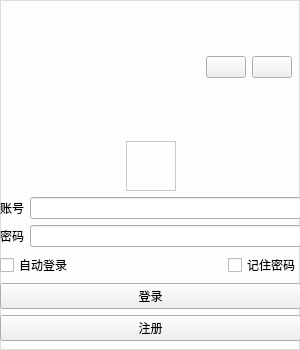
<?xml version="1.0" encoding="UTF-8"?>
<ui version="4.0">
 <class>loginWidget</class>
 <widget class="QWidget" name="loginWidget">
  <property name="geometry">
   <rect>
    <x>0</x>
    <y>0</y>
    <width>300</width>
    <height>350</height>
   </rect>
  </property>
  <property name="minimumSize">
   <size>
    <width>300</width>
    <height>350</height>
   </size>
  </property>
  <property name="maximumSize">
   <size>
    <width>300</width>
    <height>350</height>
   </size>
  </property>
  <property name="windowTitle">
   <string>Widget</string>
  </property>
  <property name="styleSheet">
   <string notr="true">QWidget#loginWidget {
    border: 1px solid #DCDCDC;
    background-color: #FDFDFD;
}</string>
  </property>
  <widget class="QWidget" name="layoutWidget">
   <property name="geometry">
    <rect>
     <x>0</x>
     <y>0</y>
     <width>301</width>
     <height>341</height>
    </rect>
   </property>
   <layout class="QVBoxLayout" name="verticalLayout">
    <item>
     <widget class="QWidget" name="title_bar" native="true">
      <layout class="QHBoxLayout" name="title_widght">
       <item>
        <spacer name="horizontalSpacer_4">
         <property name="orientation">
          <enum>Qt::Orientation::Horizontal</enum>
         </property>
         <property name="sizeHint" stdset="0">
          <size>
           <width>40</width>
           <height>20</height>
          </size>
         </property>
        </spacer>
       </item>
       <item>
        <widget class="QPushButton" name="menu_pushButton">
         <property name="text">
          <string/>
         </property>
         <property name="icon">
          <iconset>
           <normalon>:/common/resource/common/ic_sysmen.png</normalon>
          </iconset>
         </property>
        </widget>
       </item>
       <item>
        <widget class="QPushButton" name="close_pushButton">
         <property name="text">
          <string/>
         </property>
         <property name="icon">
          <iconset>
           <normalon>:/common/resource/common/ic_close.png</normalon>
          </iconset>
         </property>
        </widget>
       </item>
      </layout>
     </widget>
    </item>
    <item>
     <layout class="QHBoxLayout" name="horizontalLayout_4">
      <item>
       <spacer name="horizontalSpacer">
        <property name="orientation">
         <enum>Qt::Orientation::Horizontal</enum>
        </property>
        <property name="sizeHint" stdset="0">
         <size>
          <width>40</width>
          <height>20</height>
         </size>
        </property>
       </spacer>
      </item>
      <item>
       <widget class="QLabel" name="user_head">
        <property name="sizePolicy">
         <sizepolicy hsizetype="Fixed" vsizetype="Preferred">
          <horstretch>0</horstretch>
          <verstretch>0</verstretch>
         </sizepolicy>
        </property>
        <property name="minimumSize">
         <size>
          <width>50</width>
          <height>50</height>
         </size>
        </property>
        <property name="maximumSize">
         <size>
          <width>50</width>
          <height>50</height>
         </size>
        </property>
        <property name="styleSheet">
         <string notr="true">QLabel#user_head {
    border: 1px solid #C9C9C9;
}</string>
        </property>
        <property name="text">
         <string/>
        </property>
        <property name="pixmap">
         <pixmap resource="resource.qrc">:/head/resource/head/4.bmp</pixmap>
        </property>
        <property name="alignment">
         <set>Qt::AlignmentFlag::AlignCenter</set>
        </property>
       </widget>
      </item>
      <item>
       <spacer name="horizontalSpacer_2">
        <property name="orientation">
         <enum>Qt::Orientation::Horizontal</enum>
        </property>
        <property name="sizeHint" stdset="0">
         <size>
          <width>40</width>
          <height>20</height>
         </size>
        </property>
       </spacer>
      </item>
     </layout>
    </item>
    <item>
     <layout class="QHBoxLayout" name="horizontalLayout_2">
      <item>
       <widget class="QLabel" name="label">
        <property name="text">
         <string>账号</string>
        </property>
       </widget>
      </item>
      <item>
       <widget class="QLineEdit" name="account_lineEdit"/>
      </item>
     </layout>
    </item>
    <item>
     <layout class="QHBoxLayout" name="horizontalLayout_3">
      <item>
       <widget class="QLabel" name="label_2">
        <property name="text">
         <string>密码</string>
        </property>
       </widget>
      </item>
      <item>
       <widget class="QLineEdit" name="password_lineEdit"/>
      </item>
     </layout>
    </item>
    <item>
     <layout class="QHBoxLayout" name="horizontalLayout">
      <item>
       <widget class="QCheckBox" name="auto_login_checkBox">
        <property name="text">
         <string>自动登录</string>
        </property>
       </widget>
      </item>
      <item>
       <spacer name="horizontalSpacer_3">
        <property name="orientation">
         <enum>Qt::Orientation::Horizontal</enum>
        </property>
        <property name="sizeHint" stdset="0">
         <size>
          <width>40</width>
          <height>20</height>
         </size>
        </property>
       </spacer>
      </item>
      <item>
       <widget class="QCheckBox" name="remeber_password_checkBox">
        <property name="text">
         <string>记住密码</string>
        </property>
       </widget>
      </item>
     </layout>
    </item>
    <item>
     <widget class="QPushButton" name="login_pushButton">
      <property name="text">
       <string>登录</string>
      </property>
     </widget>
    </item>
    <item>
     <widget class="QPushButton" name="register_pushButton">
      <property name="text">
       <string>注册</string>
      </property>
     </widget>
    </item>
   </layout>
  </widget>
 </widget>
 <resources>
  <include location="resource.qrc"/>
 </resources>
 <connections/>
</ui>
